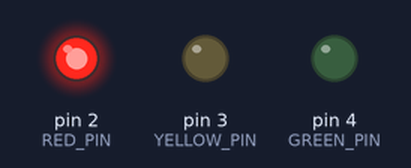
Recording of a sketch running on a simulated Arduino Uno, built with avr-gcc and run on an emulated ATmega328P. Shown: output pins drawn as LEDs (lit = HIGH).

Above: at 1.5 s.
At 4.5 s:
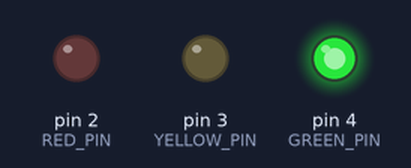
At 6.5 s:
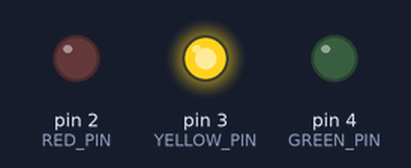
Timing chart, 0 to 9.1 s (numbered marks = the images above):
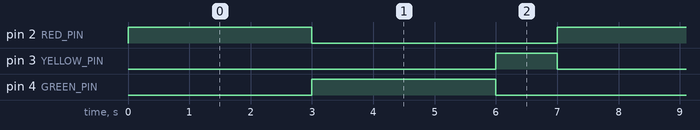

The sketch:

Lesson03.ino
```cpp
const byte RED_PIN = 2;
const byte YELLOW_PIN = 3;
const byte GREEN_PIN = 4;

void setup() {
  pinMode(RED_PIN, OUTPUT);
  pinMode(YELLOW_PIN, OUTPUT);
  pinMode(GREEN_PIN, OUTPUT);
}

void loop() {
  digitalWrite(RED_PIN, HIGH);
  delay(3000);
  digitalWrite(RED_PIN, LOW);
  digitalWrite(GREEN_PIN, HIGH);
  delay(3000);
  digitalWrite(GREEN_PIN, LOW);
  digitalWrite(YELLOW_PIN, HIGH);
  delay(1000);
  digitalWrite(YELLOW_PIN, LOW);
}
```

Measured:
- by itself, pin 2 (RED_PIN), pin 4 (GREEN_PIN): alternates HIGH for 3.0 s and LOW for 4.0 s
- by itself, pin 3 (YELLOW_PIN): alternates HIGH for 1.0 s and LOW for 6.0 s
- by itself, everything shown: repeats every 7.0 s, in 4 steps
